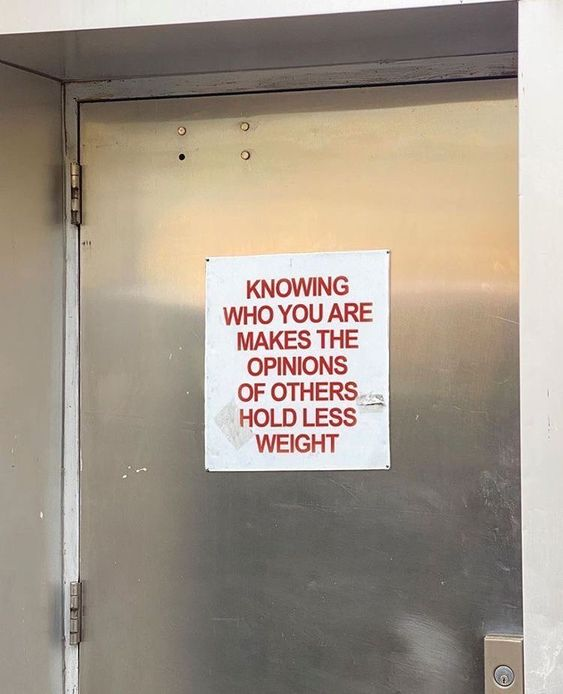
#> input picture openCV/feature_match/images/ORGwall_and_paper.jpg, 563 x 694 px
$ python flann_and_sift.py
#> lines starting #> are read from the running program, lines starting #| are printed output that depends on the picture; long printed decimals are rounded
### openCV/feature_match/feature_series/get_image.py
import cv2

def get_image():
    org_img = cv2.imread('../images/ORGwall_and_paper.jpg')
#> org_img is the input picture: shape (694, 563, 3); mean B, G, R 137.8, 150.6, 161.6
    fea_img = cv2.imread('../images/PAGwall_and_paper.jpg')
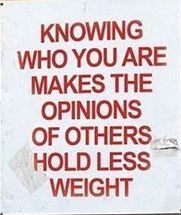
#> input picture openCV/feature_match/images/PAGwall_and_paper.jpg, 181 x 215 px
#> fea_img is the input picture: shape (215, 181, 3); mean B, G, R 204.7, 201.5, 218.5
    org_gray = cv2.cvtColor(org_img, cv2.COLOR_BGR2GRAY)
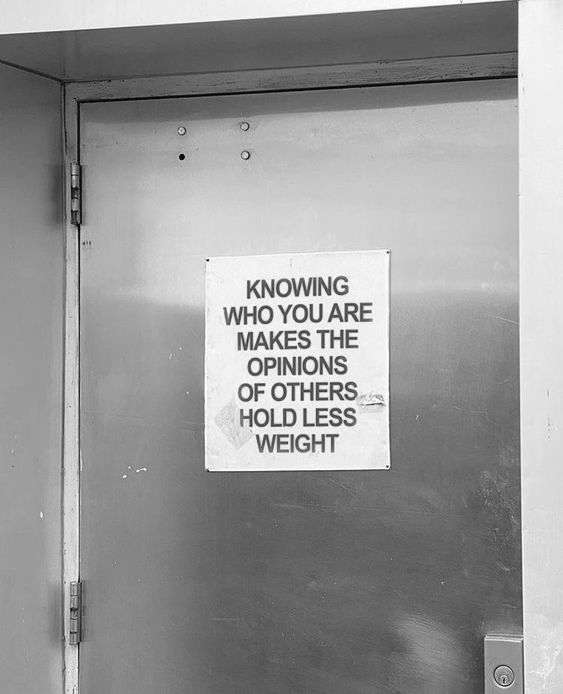
#> org_gray: shape (694, 563); min 1, max 255, mean 152.5
    fea_gray = cv2.cvtColor(fea_img, cv2.COLOR_BGR2GRAY)
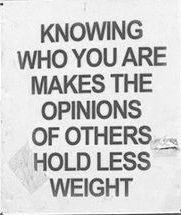
#> fea_gray: shape (215, 181); min 35, max 255, mean 206.9

    return org_img, fea_img, org_gray, fea_gray

### openCV/feature_match/feature_series/flann_and_sift.py
from get_image import get_image
import numpy as np
import cv2

org_img, fea_img, org_gray, fea_gray = get_image()

detector = cv2.xfeatures2d.SIFT_create()
kp1, desc1 = detector.detectAndCompute(org_gray, None)
#> kp1 = 742 keypoints; strongest (x, y, size): (182, 157, 3.8), (270, 363, 3.2), (326, 416, 2.1), (263, 384, 2.3)
kp2, desc2 = detector.detectAndCompute(fea_gray, None)
#> kp2 = 600 keypoints; strongest (x, y, size): (120, 160, 2.1), (88, 83, 2.1), (119, 135, 2.1), (42, 41, 2.4)

FLANN_INDEX_KDTREE = 1
index_params = dict(algorithm=FLANN_INDEX_KDTREE, trees=5)
search_params = dict(checks=50)

matcher = cv2.FlannBasedMatcher(index_params, search_params)
matches = matcher.match(desc1, desc2)
#> matches = 742 matches
res = cv2.drawMatches(org_img, kp1, fea_img, kp2, matches, None, flags=cv2.DRAW_MATCHES_FLAGS_NOT_DRAW_SINGLE_POINTS)
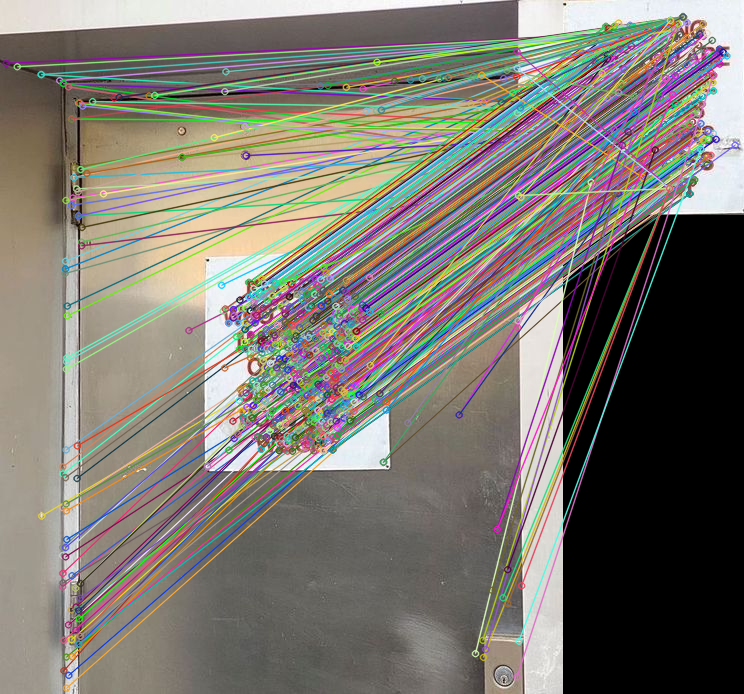
#> res: shape (694, 744, 3); mean B, G, R 111.8, 119.2, 123.2

print("Predict: ",matches[0].distance)
#| Predict:  312.936
cv2.imshow('FLANN + SIFT', res)
cv2.waitKey()
cv2.destroyAllWindows()
